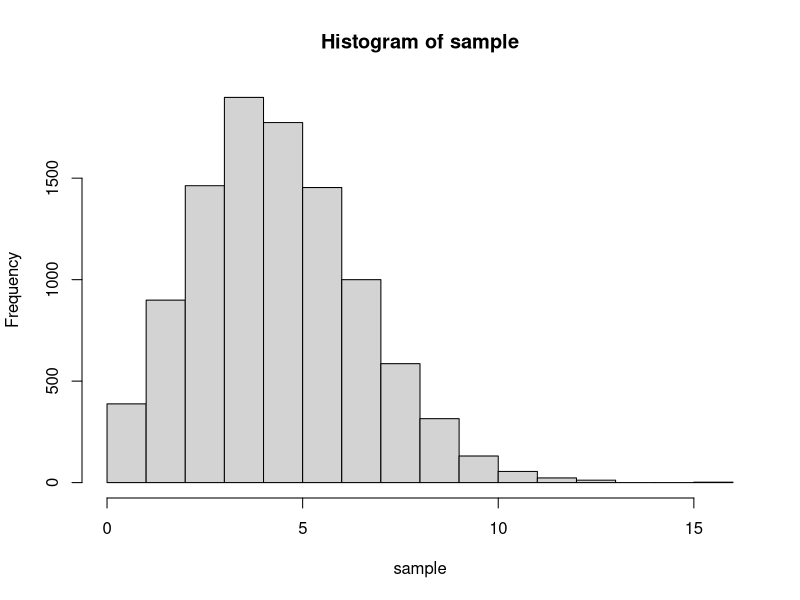
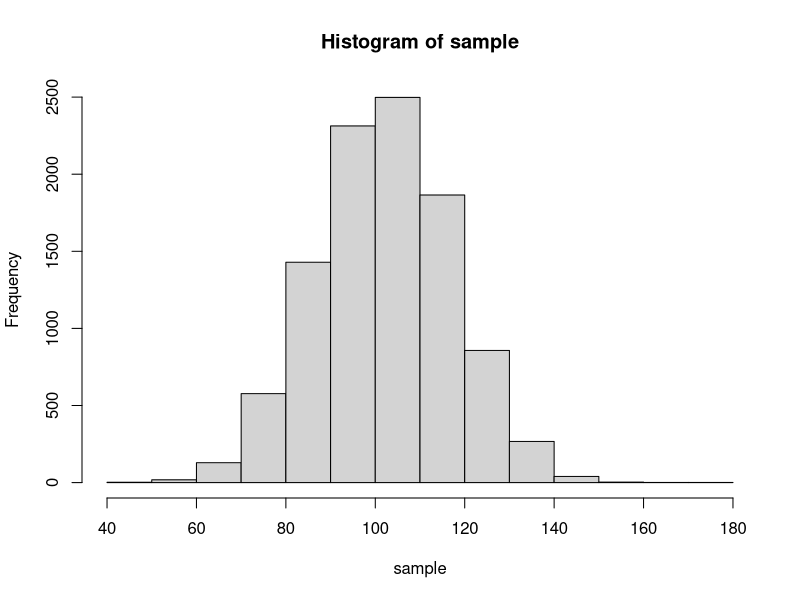

Here is the R script that generated these plots, in order:
## ---- chunk 1
sample <- rbinom(n = 10000, size = 80, prob = 0.06)
hist(sample)
## ---- chunk 2
1 - pbinom(q = 10, size = 80, prob = 0.06)
## ---- chunk 3
dbinom(x = 3, size = 80, prob = 0.06)
## ---- chunk 4
sample <- rnorm(10000, mean = 102, sd = 15)
hist(sample)
## ---- chunk 5
pnorm(80, mean = 102, sd = 15)
## ---- chunk 6
1 - pnorm(130, mean = 102, sd = 15)
## ---- chunk 7
pnorm(110, mean = 102, sd = 15) - pnorm(100, mean = 102, sd = 15)
